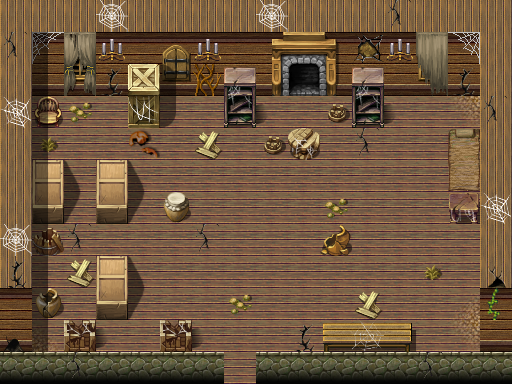

A level layout from a 2D game, rendered from its tile map. Below: a short description, then the map file with tile-grid data replaced by summaries:
An orthogonal 16x12 tile map with 32x32 px tiles, 4 tile layers (Ground, Objects, Above, Top), 1 hidden layer not drawn, 61 tilesets and 16 objects (5x key, 4x script, 4x spawn, 3x mapchange).

<map version="1.10" tiledversion="1.11.2" orientation="orthogonal" renderorder="right-down" width="16" height="12" tilewidth="32" tileheight="32" infinite="0" nextlayerid="10" nextobjectid="17">
 <tileset firstgid="1" name="map_bed_1" tilewidth="32" tileheight="32" tilecount="160" columns="16">
  <image source="../drawable/map_bed_1.png" width="512" height="320" />
 </tileset>
 <tileset firstgid="161" name="map_border_1" tilewidth="32" tileheight="32" tilecount="128" columns="16">
  <image source="../drawable/map_border_1.png" width="512" height="256" />
 </tileset>
 <tileset firstgid="289" name="map_bridge_1" tilewidth="32" tileheight="32" tilecount="128" columns="16">
  <image source="../drawable/map_bridge_1.png" width="512" height="256" />
 </tileset>
 <tileset firstgid="417" name="map_bridge_2" tilewidth="32" tileheight="32" tilecount="128" columns="16">
  <image source="../drawable/map_bridge_2.png" width="512" height="256" />
 </tileset>
 <tileset firstgid="545" name="map_broken_1" tilewidth="32" tileheight="32" tilecount="128" columns="16">
  <image source="../drawable/map_broken_1.png" width="512" height="256" />
 </tileset>
 <tileset firstgid="673" name="map_cavewall_1" tilewidth="32" tileheight="32" tilecount="108" columns="18">
  <image source="../drawable/map_cavewall_1.png" width="576" height="192" />
 </tileset>
 <tileset firstgid="781" name="map_cavewall_2" tilewidth="32" tileheight="32" tilecount="108" columns="18">
  <image source="../drawable/map_cavewall_2.png" width="576" height="192" />
 </tileset>
 <tileset firstgid="889" name="map_cavewall_3" tilewidth="32" tileheight="32" tilecount="108" columns="18">
  <image source="../drawable/map_cavewall_3.png" width="576" height="192" />
 </tileset>
 <tileset firstgid="997" name="map_cavewall_4" tilewidth="32" tileheight="32" tilecount="108" columns="18">
  <image source="../drawable/map_cavewall_4.png" width="576" height="192" />
 </tileset>
 <tileset firstgid="1105" name="map_chair_table_1" tilewidth="32" tileheight="32" tilecount="128" columns="16">
  <image source="../drawable/map_chair_table_1.png" width="512" height="256" />
 </tileset>
 <tileset firstgid="1233" name="map_chair_table_2" tilewidth="32" tileheight="32" tilecount="128" columns="16">
  <image source="../drawable/map_chair_table_2.png" width="512" height="256" />
 </tileset>
 <tileset firstgid="1361" name="map_crate_1" tilewidth="32" tileheight="32" tilecount="128" columns="16">
  <image source="../drawable/map_crate_1.png" width="512" height="256" />
 </tileset>
 <tileset firstgid="1489" name="map_cupboard_1" tilewidth="32" tileheight="32" tilecount="128" columns="16">
  <image source="../drawable/map_cupboard_1.png" width="512" height="256" />
 </tileset>
 <tileset firstgid="1617" name="map_curtain_1" tilewidth="32" tileheight="32" tilecount="128" columns="16">
  <image source="../drawable/map_curtain_1.png" width="512" height="256" />
 </tileset>
 <tileset firstgid="1745" name="map_entrance_1" tilewidth="32" tileheight="32" tilecount="128" columns="16">
  <image source="../drawable/map_entrance_1.png" width="512" height="256" />
 </tileset>
 <tileset firstgid="1873" name="map_entrance_2" tilewidth="32" tileheight="32" tilecount="128" columns="16">
  <image source="../drawable/map_entrance_2.png" width="512" height="256" />
 </tileset>
 <tileset firstgid="2001" name="map_fence_1" tilewidth="32" tileheight="32" tilecount="128" columns="16">
  <image source="../drawable/map_fence_1.png" width="512" height="256" />
 </tileset>
 <tileset firstgid="2129" name="map_fence_2" tilewidth="32" tileheight="32" tilecount="128" columns="16">
  <image source="../drawable/map_fence_2.png" width="512" height="256" />
 </tileset>
 <tileset firstgid="2257" name="map_fence_3" tilewidth="32" tileheight="32" tilecount="128" columns="16">
  <image source="../drawable/map_fence_3.png" width="512" height="256" />
 </tileset>
 <tileset firstgid="2385" name="map_fence_4" tilewidth="32" tileheight="32" tilecount="128" columns="16">
  <image source="../drawable/map_fence_4.png" width="512" height="256" />
 </tileset>
 <tileset firstgid="2513" name="map_ground_1" tilewidth="32" tileheight="32" tilecount="128" columns="16">
  <image source="../drawable/map_ground_1.png" width="512" height="256" />
 </tileset>
 <tileset firstgid="2641" name="map_ground_2" tilewidth="32" tileheight="32" tilecount="128" columns="16">
  <image source="../drawable/map_ground_2.png" width="512" height="256" />
 </tileset>
 <tileset firstgid="2769" name="map_ground_3" tilewidth="32" tileheight="32" tilecount="128" columns="16">
  <image source="../drawable/map_ground_3.png" width="512" height="256" />
 </tileset>
 <tileset firstgid="2897" name="map_ground_4" tilewidth="32" tileheight="32" tilecount="128" columns="16">
  <image source="../drawable/map_ground_4.png" width="512" height="256" />
 </tileset>
 <tileset firstgid="3025" name="map_ground_5" tilewidth="32" tileheight="32" tilecount="128" columns="16">
  <image source="../drawable/map_ground_5.png" width="512" height="256" />
 </tileset>
 <tileset firstgid="3153" name="map_ground_6" tilewidth="32" tileheight="32" tilecount="128" columns="16">
  <image source="../drawable/map_ground_6.png" width="512" height="256" />
 </tileset>
 <tileset firstgid="3281" name="map_ground_7" tilewidth="32" tileheight="32" tilecount="128" columns="16">
  <image source="../drawable/map_ground_7.png" width="512" height="256" />
 </tileset>
 <tileset firstgid="3409" name="map_ground_8" tilewidth="32" tileheight="32" tilecount="128" columns="16">
  <image source="../drawable/map_ground_8.png" width="512" height="256" />
 </tileset>
 <tileset firstgid="3537" name="map_house_1" tilewidth="32" tileheight="32" tilecount="128" columns="16">
  <image source="../drawable/map_house_1.png" width="512" height="256" />
 </tileset>
 <tileset firstgid="3665" name="map_house_2" tilewidth="32" tileheight="32" tilecount="128" columns="16">
  <image source="../drawable/map_house_2.png" width="512" height="256" />
 </tileset>
 <tileset firstgid="3793" name="map_indoor_1" tilewidth="32" tileheight="32" tilecount="128" columns="16">
  <image source="../drawable/map_indoor_1.png" width="512" height="256" />
 </tileset>
 <tileset firstgid="3921" name="map_indoor_2" tilewidth="32" tileheight="32" tilecount="128" columns="16">
  <image source="../drawable/map_indoor_2.png" width="512" height="256" />
 </tileset>
 <tileset firstgid="4049" name="map_kitchen_1" tilewidth="32" tileheight="32" tilecount="128" columns="16">
  <image source="../drawable/map_kitchen_1.png" width="512" height="256" />
 </tileset>
 <tileset firstgid="4177" name="map_outdoor_1" tilewidth="32" tileheight="32" tilecount="128" columns="16">
  <image source="../drawable/map_outdoor_1.png" width="512" height="256" />
 </tileset>
 <tileset firstgid="4305" name="map_pillar_1" tilewidth="32" tileheight="32" tilecount="128" columns="16">
  <image source="../drawable/map_pillar_1.png" width="512" height="256" />
 </tileset>
 <tileset firstgid="4433" name="map_pillar_2" tilewidth="32" tileheight="32" tilecount="128" columns="16">
  <image source="../drawable/map_pillar_2.png" width="512" height="256" />
 </tileset>
 <tileset firstgid="4561" name="map_plant_1" tilewidth="32" tileheight="32" tilecount="128" columns="16">
  <image source="../drawable/map_plant_1.png" width="512" height="256" />
 </tileset>
 <tileset firstgid="4689" name="map_plant_2" tilewidth="32" tileheight="32" tilecount="128" columns="16">
  <image source="../drawable/map_plant_2.png" width="512" height="256" />
 </tileset>
 <tileset firstgid="4817" name="map_rock_1" tilewidth="32" tileheight="32" tilecount="128" columns="16">
  <image source="../drawable/map_rock_1.png" width="512" height="256" />
 </tileset>
 <tileset firstgid="4945" name="map_rock_2" tilewidth="32" tileheight="32" tilecount="128" columns="16">
  <image source="../drawable/map_rock_2.png" width="512" height="256" />
 </tileset>
 <tileset firstgid="5073" name="map_roof_1" tilewidth="32" tileheight="32" tilecount="128" columns="16">
  <image source="../drawable/map_roof_1.png" width="512" height="256" />
 </tileset>
 <tileset firstgid="5201" name="map_roof_2" tilewidth="32" tileheight="32" tilecount="128" columns="16">
  <image source="../drawable/map_roof_2.png" width="512" height="256" />
 </tileset>
 <tileset firstgid="5329" name="map_roof_3" tilewidth="32" tileheight="32" tilecount="128" columns="16">
  <image source="../drawable/map_roof_3.png" width="512" height="256" />
 </tileset>
 <tileset firstgid="5457" name="map_shop_1" tilewidth="32" tileheight="32" tilecount="128" columns="16">
  <image source="../drawable/map_shop_1.png" width="512" height="256" />
 </tileset>
 <tileset firstgid="5585" name="map_sign_ladder_1" tilewidth="32" tileheight="32" tilecount="128" columns="16">
  <image source="../drawable/map_sign_ladder_1.png" width="512" height="256" />
 </tileset>
 <tileset firstgid="5713" name="map_table_1" tilewidth="32" tileheight="32" tilecount="128" columns="16">
  <image source="../drawable/map_table_1.png" width="512" height="256" />
 </tileset>
 <tileset firstgid="5841" name="map_trail_1" tilewidth="32" tileheight="32" tilecount="128" columns="16">
  <image source="../drawable/map_trail_1.png" width="512" height="256" />
 </tileset>
 <tileset firstgid="5969" name="map_transition_1" tilewidth="32" tileheight="32" tilecount="128" columns="16">
  <image source="../drawable/map_transition_1.png" width="512" height="256" />
 </tileset>
 <tileset firstgid="6097" name="map_transition_2" tilewidth="32" tileheight="32" tilecount="128" columns="16">
  <image source="../drawable/map_transition_2.png" width="512" height="256" />
 </tileset>
 <tileset firstgid="6225" name="map_transition_3" tilewidth="32" tileheight="32" tilecount="128" columns="16">
  <image source="../drawable/map_transition_3.png" width="512" height="256" />
 </tileset>
 <tileset firstgid="6353" name="map_transition_4" tilewidth="32" tileheight="32" tilecount="128" columns="16">
  <image source="../drawable/map_transition_4.png" width="512" height="256" />
 </tileset>
 <tileset firstgid="6481" name="map_transition_5" tilewidth="32" tileheight="32" tilecount="128" columns="16">
  <image source="../drawable/map_transition_5.png" width="512" height="256" />
 </tileset>
 <tileset firstgid="6609" name="map_tree_1" tilewidth="32" tileheight="32" tilecount="128" columns="16">
  <image source="../drawable/map_tree_1.png" width="512" height="256" />
 </tileset>
 <tileset firstgid="6737" name="map_tree_2" tilewidth="32" tileheight="32" tilecount="128" columns="16">
  <image source="../drawable/map_tree_2.png" width="512" height="256" />
 </tileset>
 <tileset firstgid="6865" name="map_wall_1" tilewidth="32" tileheight="32" tilecount="128" columns="16">
  <image source="../drawable/map_wall_1.png" width="512" height="256" />
 </tileset>
 <tileset firstgid="6993" name="map_wall_2" tilewidth="32" tileheight="32" tilecount="120" columns="15">
  <image source="../drawable/map_wall_2.png" width="480" height="256" />
 </tileset>
 <tileset firstgid="7113" name="map_wall_3" tilewidth="32" tileheight="32" tilecount="120" columns="15">
  <image source="../drawable/map_wall_3.png" width="480" height="256" />
 </tileset>
 <tileset firstgid="7233" name="map_wall_4" tilewidth="32" tileheight="32" tilecount="120" columns="15">
  <image source="../drawable/map_wall_4.png" width="480" height="256" />
 </tileset>
 <tileset firstgid="7353" name="map_window_1" tilewidth="32" tileheight="32" tilecount="128" columns="16">
  <image source="../drawable/map_window_1.png" width="512" height="256" />
 </tileset>
 <tileset firstgid="7481" name="map_window_2" tilewidth="32" tileheight="32" tilecount="128" columns="16">
  <image source="../drawable/map_window_2.png" width="512" height="256" />
 </tileset>
 <tileset firstgid="7609" name="map_brightport" tilewidth="32" tileheight="32" tilecount="112" columns="16">
  <image source="../drawable/map_brightport.png" width="512" height="224" />
 </tileset>
 <layer id="1" name="Ground" width="16" height="12">
  <data>[192 cells, 192 non-empty, 5 distinct tile ids]</data>
 </layer>
 <layer id="2" name="Objects" width="16" height="12">
  <data>[192 cells, 89 non-empty, 51 distinct tile ids]</data>
 </layer>
 <layer id="3" name="Above" width="16" height="12">
  <data>[192 cells, 19 non-empty, 10 distinct tile ids]</data>
 </layer>
 <layer id="4" name="Top" width="16" height="12">
  <data>[192 cells, 4 non-empty, 4 distinct tile ids]</data>
 </layer>
 <layer id="5" name="Walkable" width="16" height="12" visible="0">
  <data>[192 cells, 98 non-empty, 1 distinct tile ids]</data>
 </layer>
 <objectgroup id="6" name="Mapevents" visible="0">
  <object id="1" name="entrance" type="mapchange" x="224" y="352" width="32" height="32">
   <properties>
    <property name="map" value="brightport8" />
    <property name="place" value="abandoned" />
   </properties>
  </object>
  <object id="2" name="brightport_gunfrykhide" type="script" x="64" y="160" width="384" height="160">
   <properties>
    <property name="when" value="enter" />
   </properties>
  </object>
  <object id="3" name="brightport_gunfrykwait" type="script" x="32" y="160" width="64" height="128">
   <properties>
    <property name="when" value="always" />
   </properties>
  </object>
  <object id="4" name="brightport_gunfrykdead_check" type="script" x="192" y="288" width="128" height="64">
   <properties>
    <property name="when" value="always" />
   </properties>
  </object>
  <object id="5" name="chimney" type="mapchange" x="288" y="96" width="32" height="32" />
  <object id="6" name="crate" type="mapchange" x="64" y="192" width="64" height="64" />
  <object id="7" name="brightport_caughtoutside" type="script" x="32" y="96" width="448" height="256">
   <properties>
    <property name="when" value="always" />
   </properties>
  </object>
 </objectgroup>
 <objectgroup id="7" name="Spawn">
  <properties>
   <property name="active" value="false" />
  </properties>
  <object id="8" name="guard" type="spawn" x="160" y="160" width="256" height="128">
   <properties>
    <property name="active" value="false" />
    <property name="quantity" value="2" />
    <property name="respawnspeed" value="0" />
    <property name="spawngroup" value="brightport_guardfight" />
   </properties>
  </object>
  <object id="9" name="gunfryk" type="spawn" x="224" y="160" width="96" height="64">
   <properties>
    <property name="active" value="false" />
    <property name="respawnspeed" value="0" />
    <property name="spawngroup" value="brightportguardcaptain" />
   </properties>
  </object>
  <object id="10" name="brightport_agent" type="spawn" x="288" y="96" width="192" height="96">
   <properties>
    <property name="active" value="false" />
    <property name="respawnspeed" value="0" />
    <property name="spawngroup" value="brightport_agent" />
   </properties>
  </object>
  <object id="11" name="brightport_guardcrate" type="spawn" x="192" y="288" width="128" height="64">
   <properties>
    <property name="active" value="false" />
    <property name="quantity" value="2" />
    <property name="spawngroup" value="brightport_guardcrate" />
   </properties>
  </object>
 </objectgroup>
 <objectgroup id="8" name="Keys">
  <properties>
   <property name="active" value="true" />
  </properties>
  <object id="12" name="crate1" type="key" x="96" y="256" width="32" height="32">
   <properties>
    <property name="phrase" value="brightport_hide_script_crate1" />
    <property name="requireId" value="andor" />
    <property name="requireNegation" value="true" />
    <property name="requireType" value="questProgress" />
    <property name="requireValue" value="1" />
   </properties>
  </object>
  <object id="13" name="fireplace" type="key" x="288" y="64" width="32" height="32">
   <properties>
    <property name="phrase" value="brightport_hide_script_fireplace" />
    <property name="requireId" value="andor" />
    <property name="requireNegation" value="true" />
    <property name="requireType" value="questProgress" />
    <property name="requireValue" value="1" />
   </properties>
  </object>
  <object id="14" name="crate2" type="key" x="96" y="192" width="32" height="32">
   <properties>
    <property name="phrase" value="brightport_hide_script_crate2" />
    <property name="requireId" value="andor" />
    <property name="requireNegation" value="true" />
    <property name="requireType" value="questProgress" />
    <property name="requireValue" value="1" />
   </properties>
  </object>
  <object id="15" name="crate3" type="key" x="32" y="192" width="32" height="32">
   <properties>
    <property name="phrase" value="brightport_hide_script_crate3" />
    <property name="requireId" value="andor" />
    <property name="requireNegation" value="true" />
    <property name="requireType" value="questProgress" />
    <property name="requireValue" value="1" />
   </properties>
  </object>
  <object id="16" name="lockedroom" type="key" x="224" y="352" width="32" height="32">
   <properties>
    <property name="phrase" value="brightport_cratelockedroom" />
    <property name="requireId" value="brightport_nondisplay" />
    <property name="requireNegation" value="true" />
    <property name="requireType" value="questProgress" />
    <property name="requireValue" value="158" />
   </properties>
  </object>
 </objectgroup>
 <objectgroup id="9" name="Replace" />
</map>
